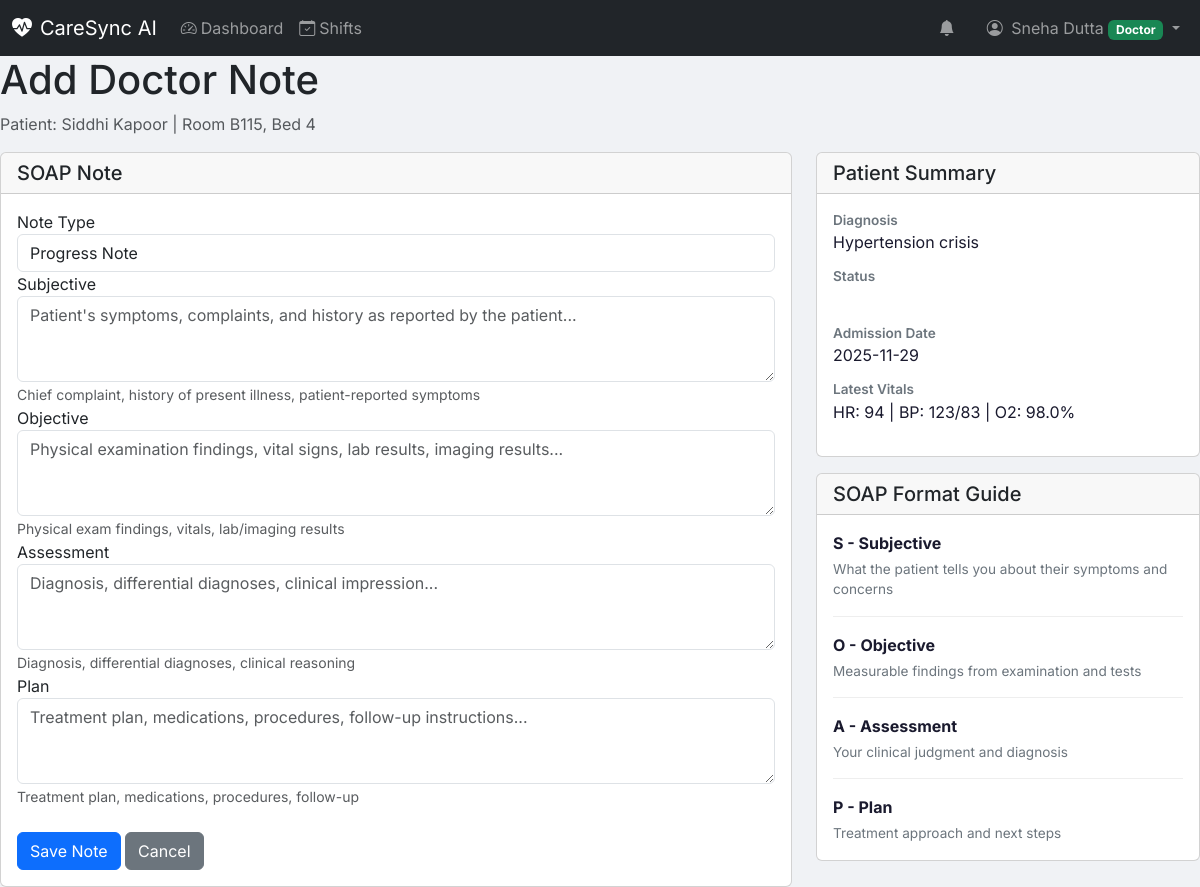
/patient/1/add-note (signed in), run on the app's committed database.
### models.py (models this page shows, shortened)
class StaffMember(db.Model):
    __tablename__ = 'staff_members'
    id = db.Column(db.Integer, primary_key=True)
    staff_id = db.Column(db.String(50), unique=True, nullable=False)
    password_hash = db.Column(db.String(256), nullable=False)
    first_name = db.Column(db.String(100), nullable=False)
    last_name = db.Column(db.String(100), nullable=False)
    email = db.Column(db.String(120), unique=True, nullable=False)
    phone = db.Column(db.String(20), nullable=True)
    role = db.Column(db.String(20), nullable=False)  # 'admin', 'doctor', 'nurse'
    department = db.Column(db.String(100), nullable=True)
    specialization = db.Column(db.String(100), nullable=True)
    is_on_duty = db.Column(db.Boolean, default=False)
    is_active = db.Column(db.Boolean, default=True)
    created_at = db.Column(db.DateTime, default=datetime.now)
    updated_at = db.Column(db.DateTime, default=datetime.now, onupdate=datetime.now)
    @property
    def full_name(self):
        return f"{self.first_name} {self.last_name}"

class Patient(db.Model):
    __tablename__ = 'patients'
    id = db.Column(db.Integer, primary_key=True)
    patient_id = db.Column(db.String(50), unique=True, nullable=False)
    first_name = db.Column(db.String(100), nullable=False)
    last_name = db.Column(db.String(100), nullable=False)
    date_of_birth = db.Column(db.Date, nullable=False)
    gender = db.Column(db.String(10), nullable=False)
    blood_type = db.Column(db.String(5), nullable=True)
    phone = db.Column(db.String(20), nullable=True)
    email = db.Column(db.String(120), nullable=True)
    address = db.Column(db.Text, nullable=True)
    emergency_contact_name = db.Column(db.String(100), nullable=True)
    emergency_contact_phone = db.Column(db.String(20), nullable=True)
    room_number = db.Column(db.String(20), nullable=True)
    bed_number = db.Column(db.String(10), nullable=True)
    status = db.Column(db.String(20), default='admitted')  # admitted, discharged, emergency, icu
    admission_date = db.Column(db.DateTime, default=datetime.now)
    discharge_date = db.Column(db.DateTime, nullable=True)
    diagnosis = db.Column(db.Text, nullable=True)
    notes = db.Column(db.Text, nullable=True)
    assigned_doctor_id = db.Column(db.Integer, db.ForeignKey('staff_members.id'), nullable=True)
    assigned_nurse_id = db.Column(db.Integer, db.ForeignKey('staff_members.id'), nullable=True)
    created_at = db.Column(db.DateTime, default=datetime.now)
    updated_at = db.Column(db.DateTime, default=datetime.now, onupdate=datetime.now)
    assigned_doctor = db.relationship('StaffMember', foreign_keys=[assigned_doctor_id], backref='patients_as_doctor')
    assigned_nurse = db.relationship('StaffMember', foreign_keys=[assigned_nurse_id], backref='patients_as_nurse')
    vitals = db.relationship('VitalSign', backref='patient', lazy='dynamic', order_by='desc(VitalSign.recorded_at)')
    @property
    def full_name(self):
        return f"{self.first_name} {self.last_name}"
    @property
    def latest_vitals(self):
        return self.vitals.first()

class VitalSign(db.Model):
    __tablename__ = 'vital_signs'
    id = db.Column(db.Integer, primary_key=True)
    patient_id = db.Column(db.Integer, db.ForeignKey('patients.id'), nullable=False)
    heart_rate = db.Column(db.Float, nullable=True)  # bpm
    blood_pressure_systolic = db.Column(db.Integer, nullable=True)  # mmHg
    blood_pressure_diastolic = db.Column(db.Integer, nullable=True)  # mmHg
    oxygen_saturation = db.Column(db.Float, nullable=True)  # %
    temperature = db.Column(db.Float, nullable=True)  # °F
    respiratory_rate = db.Column(db.Integer, nullable=True)  # breaths/min
    status = db.Column(db.String(20), default='normal')  # normal, warning, critical
    recorded_at = db.Column(db.DateTime, default=datetime.now)
    recorded_by_id = db.Column(db.Integer, db.ForeignKey('staff_members.id'), nullable=True)
    recorded_by = db.relationship('StaffMember', backref='recorded_vitals')

### routes.py (the view, shortened to what this page needs)
@app.route('/patient/<int:patient_id>/add-note', methods=['GET', 'POST'])
@staff_login_required
@role_required('doctor', 'admin')
def add_doctor_note(patient_id):
    staff = get_staff_user()
    patient = Patient.query.get_or_404(patient_id)
    return render_template('add_note.html', staff=staff, patient=patient)

### routes.py (called while the page is built)
@app.before_request
def make_session_permanent():
    session.permanent = True

def get_staff_user():
    if 'staff_id' in session:
        return StaffMember.query.filter_by(id=session['staff_id']).first()
    return None

def staff_login_required(f):
    @wraps(f)
    def decorated_function(*args, **kwargs):
        staff = get_staff_user()
        if not staff:
            flash('Please log in to access this page.', 'warning')
            return redirect(url_for('staff_login'))
        return f(*args, **kwargs)
    return decorated_function

def role_required(*roles):
    def decorator(f):
        @wraps(f)
        def decorated_function(*args, **kwargs):
            staff = get_staff_user()
            if not staff or staff.role not in roles:
                flash('You do not have permission to access this page.', 'danger')
                return redirect(url_for('dashboard'))
            return f(*args, **kwargs)
        return decorated_function
    return decorator

@app.context_processor
def utility_processor():
    return {
        'now': datetime.now(),
        'get_staff_user': get_staff_user
    }

### templates/add_note.html (shortened to what this page needs)
{% extends "dashboard_base.html" %}
{% block content %}
<div class="content-header">
    <h1>Add Doctor Note</h1>
    <p class="text-muted">Patient: {{ patient.full_name }} | Room {{ patient.room_number }}, Bed {{ patient.bed_number }}</p>
</div>
<div class="row">
    <div class="col-lg-8">
        <div class="card">
            <div class="card-header">
                <h5 class="mb-0">SOAP Note</h5>
            </div>
            <div class="card-body">
                <form method="POST" action="{{ url_for('add_doctor_note', patient_id=patient.id) }}">
                    <div class="form-group">
                        <label>Note Type</label>
                        <select name="note_type" class="form-control" required>
                            <option value="progress">Progress Note</option>
                        </select>
                    </div>
                    <div class="form-group">
                        <label>Subjective</label>
                        <textarea name="subjective" class="form-control" rows="3"
                            placeholder="Patient's symptoms, complaints, and history as reported by the patient..."></textarea>
                        <small class="text-muted">Chief complaint, history of present illness, patient-reported symptoms</small>
                    </div>
                    <div class="form-group">
                        <label>Objective</label>
                        <textarea name="objective" class="form-control" rows="3"
                            placeholder="Physical examination findings, vital signs, lab results, imaging results..."></textarea>
                        <small class="text-muted">Physical exam findings, vitals, lab/imaging results</small>
                    </div>
                    <div class="form-group">
                        <label>Assessment</label>
                        <textarea name="assessment" class="form-control" rows="3"
                            placeholder="Diagnosis, differential diagnoses, clinical impression..."></textarea>
                        <small class="text-muted">Diagnosis, differential diagnoses, clinical reasoning</small>
                    </div>
                    <div class="form-group">
                        <label>Plan</label>
                        <textarea name="plan" class="form-control" rows="3"
                            placeholder="Treatment plan, medications, procedures, follow-up instructions..."></textarea>
                        <small class="text-muted">Treatment plan, medications, procedures, follow-up</small>
                    </div>
                    <div class="form-group mt-4">
                        <button type="submit" class="btn btn-primary">
                             Save Note
                        </button>
                        <a href="{{ url_for('patient_history', patient_id=patient.id) }}" class="btn btn-secondary">
                            Cancel
                        </a>
                    </div>
                </form>
            </div>
        </div>
    </div>
    <div class="col-lg-4">
        <div class="card mb-3">
            <div class="card-header">
                <h5 class="mb-0">Patient Summary</h5>
            </div>
            <div class="card-body">
                <dl>
                    <dt>Diagnosis</dt>
                    <dd>{{ patient.diagnosis or 'Pending' }}</dd>
                    <dt>Status</dt>
                    <dd>
                        <span class="badge badge-{{ 'danger' if patient.status == 'emergency' else 'warning' if patient.status == 'icu' else 'primary' }}">
                        </span>
                    </dd>
                    <dt>Admission Date</dt>
                    <dd>{{ patient.admission_date.strftime('%Y-%m-%d') }}</dd>
                    {% if patient.latest_vitals %}
                    <dt>Latest Vitals</dt>
                    <dd>
                        HR: {{ patient.latest_vitals.heart_rate|round|int if patient.latest_vitals.heart_rate else '-' }} |
                        BP: {{ patient.latest_vitals.blood_pressure_systolic }}/{{ patient.latest_vitals.blood_pressure_diastolic }} |
                        O2: {{ patient.latest_vitals.oxygen_saturation|round(1) if patient.latest_vitals.oxygen_saturation else '-' }}%
                    </dd>
                    {% endif %}
                </dl>
            </div>
        </div>
        <div class="card">
            <div class="card-header">
                <h5 class="mb-0">SOAP Format Guide</h5>
            </div>
            <div class="card-body">
                <div class="guide-item">
                    <strong>S - Subjective</strong>
                    <p>What the patient tells you about their symptoms and concerns</p>
                </div>
                <div class="guide-item">
                    <strong>O - Objective</strong>
                    <p>Measurable findings from examination and tests</p>
                </div>
                <div class="guide-item">
                    <strong>A - Assessment</strong>
                    <p>Your clinical judgment and diagnosis</p>
                </div>
                <div class="guide-item">
                    <strong>P - Plan</strong>
                    <p>Treatment approach and next steps</p>
                </div>
            </div>
        </div>
    </div>
</div>
{% endblock %}

### templates/dashboard_base.html (shortened to what this page needs)
{% extends "base.html" %}
{% block body_class %}dashboard-page{% endblock %}
{% block navbar %}
<nav class="navbar navbar-expand-lg navbar-dark bg-dark fixed-top">
    <div class="container-fluid">
        <a class="navbar-brand" href="{{ url_for('dashboard') }}">
            <i class="bi bi-heart-pulse-fill me-2"></i>CareSync AI
        </a>
        <div class="collapse navbar-collapse" id="navbarNav">
            <ul class="navbar-nav me-auto">
                {% if staff.role == 'admin' %}
                <li class="nav-item">
                    <a class="nav-link" href="{{ url_for('admin_dashboard') }}">
                        <i class="bi bi-speedometer2 me-1"></i>Dashboard
                    </a>
                </li>
                <li class="nav-item">
                    <a class="nav-link" href="{{ url_for('admin_users') }}">
                        <i class="bi bi-people me-1"></i>Staff
                    </a>
                </li>
                <li class="nav-item">
                    <a class="nav-link" href="{{ url_for('admin_patients') }}">
                        <i class="bi bi-person-heart me-1"></i>Patients
                    </a>
                </li>
                <li class="nav-item">
                    <a class="nav-link" href="{{ url_for('doctor_dashboard') }}">
                        <i class="bi bi-activity me-1"></i>Doctor View
                    </a>
                </li>
                <li class="nav-item">
                    <a class="nav-link" href="{{ url_for('nurse_dashboard') }}">
                        <i class="bi bi-clipboard2-pulse me-1"></i>Nurse View
                    </a>
                </li>
                {% elif staff.role == 'doctor' %}
                <li class="nav-item">
                    <a class="nav-link" href="{{ url_for('doctor_dashboard') }}">
                        <i class="bi bi-speedometer2 me-1"></i>Dashboard
                    </a>
                </li>
                {% elif staff.role == 'nurse' %}
                <li class="nav-item">
                    <a class="nav-link" href="{{ url_for('nurse_dashboard') }}">
                        <i class="bi bi-speedometer2 me-1"></i>Dashboard
                    </a>
                </li>
                {% endif %}
                <li class="nav-item">
                    <a class="nav-link" href="{{ url_for('shift_management') }}">
                        <i class="bi bi-calendar-check me-1"></i>Shifts
                    </a>
                </li>
            </ul>
            <ul class="navbar-nav">
                <li class="nav-item me-3">
                    <span class="nav-link" id="alertIndicator">
                        <i class="bi bi-bell-fill"></i>
                    </span>
                </li>
                <li class="nav-item dropdown">
                    <a class="nav-link dropdown-toggle" href="#" role="button" data-bs-toggle="dropdown">
                        <i class="bi bi-person-circle me-1"></i>
                        {{ staff.full_name }}
                        <span class="badge bg-{{ 'primary' if staff.role == 'admin' else 'success' if staff.role == 'doctor' else 'info' }}">
                            {{ staff.role|title }}
                        </span>
                    </a>
                </li>
            </ul>
        </div>
    </div>
</nav>
{% endblock %}

### static/css/style.css (style rules this page uses)
:root { --primary-color: #0d6efd; --secondary-color: #6c757d; --success-color: #198754; --danger-color: #dc3545; --warning-color: #ffc107; --info-color: #0dcaf0; --dark-color: #212529; --light-color: #f8f9fa; --vital-normal: #198754; --vital-warning: #ffc107; --vital-critical: #dc3545; --sidebar-width: 250px; --navbar-height: 56px; }
* { margin: 0; padding: 0; box-sizing: border-box; }
body { font-family: 'Inter', -apple-system, BlinkMacSystemFont, 'Segoe UI', Roboto, sans-serif; background-color: #f0f2f5; min-height: 100vh; }
.dashboard-page { padding-top: var(--navbar-height); }

### templates/add_note.html (style rules this page uses)
dl dt { font-weight: 600; color: #6c757d; font-size: 0.85rem; margin-top: 12px; }
dl dd { margin-bottom: 0; color: #1a1a2e; }
dl dt:first-child { margin-top: 0; }
.guide-item { margin-bottom: 16px; padding-bottom: 16px; border-bottom: 1px solid #eee; }
.guide-item:last-child { margin-bottom: 0; padding-bottom: 0; border-bottom: none; }
.guide-item strong { color: #1a1a2e; }
.guide-item p { margin: 4px 0 0 0; font-size: 0.85rem; color: #6c757d; }

### data on the page
StaffMember: full_name "Sneha Dutta", role "Doctor"
Patient: full_name "Siddhi Kapoor", room_number "B115", bed_number "4", diagnosis "Hypertension crisis", admission_date "2025-11-29"
VitalSign: latest_vitals.heart_rate "94", latest_vitals.blood_pressure_systolic "123", latest_vitals.blood_pressure_diastolic "83", latest_vitals.oxygen_saturation "98.0"
